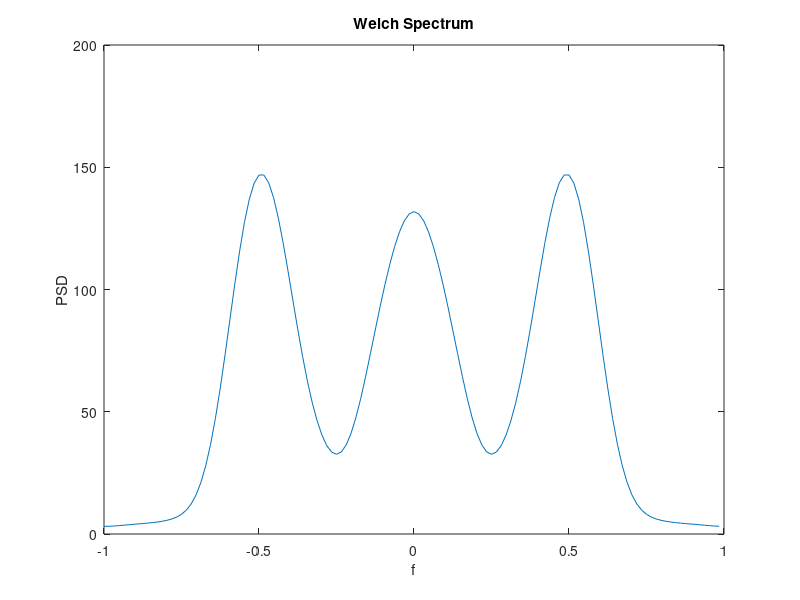

Source code (MATLAB):
var = 25;                                       %%%variance of the random sequence
N = 128;                                        %%%%sample size
L = 8;                                          %%%no of blocks
D = 0;                                          %%overlap samples
M = N/L;                                        %%%%size of each block
r = sqrt(var)*randn(N,1);                       %%generating white gaussian noise
freq = linspace(-pi,pi,N);                      %%%frequency
a0 = [1 -.9]; a1 = [1 -.9i]; a2 = [1 .9i];
b = 1;
a = [1 -0.9 0.81 -0.729];                       %%%%%denominator of digital filter transfer function
x1 = filter(b,a,r);                             %%%%%passing the random noise through filter 

w = hamming(M);                                 %%%%%hamming window function of length M(block size)
x = zeros(L,M);
for i = 1:L
for j = 1:M
x(i,j) = x1(j+((i-1)*(M-D)));                   %%%%%%splitting the sequence to L blocks
end
end
U = 1/M*sum(w.*(w));                            %%normalisation factor
f = -1:2/N:1;
Pxx = zeros(L,N);                               
sum1 = 0;
for i=1:L
for j=1:N
xr = zeros(1,N);                                
for n = 1:M
xr(n) = x(i,n)*w(n);                            %%%passing filtered sequence through window function
end
y = abs(fftshift(fft(xr))).^2/(M*U);            %%%%%psd for each block
Pxx(i,j) = y(j);
end
end

for i= 1:N
   P_welch(i) = (1/L)*sum(Pxx(:,i));            %%%%averaging psd of all blocks to get psd of noise(Welch PSD)
end
plot(f(1:N),P_welch)
xlabel('f');
ylabel('PSD');
title('Welch Spectrum');
